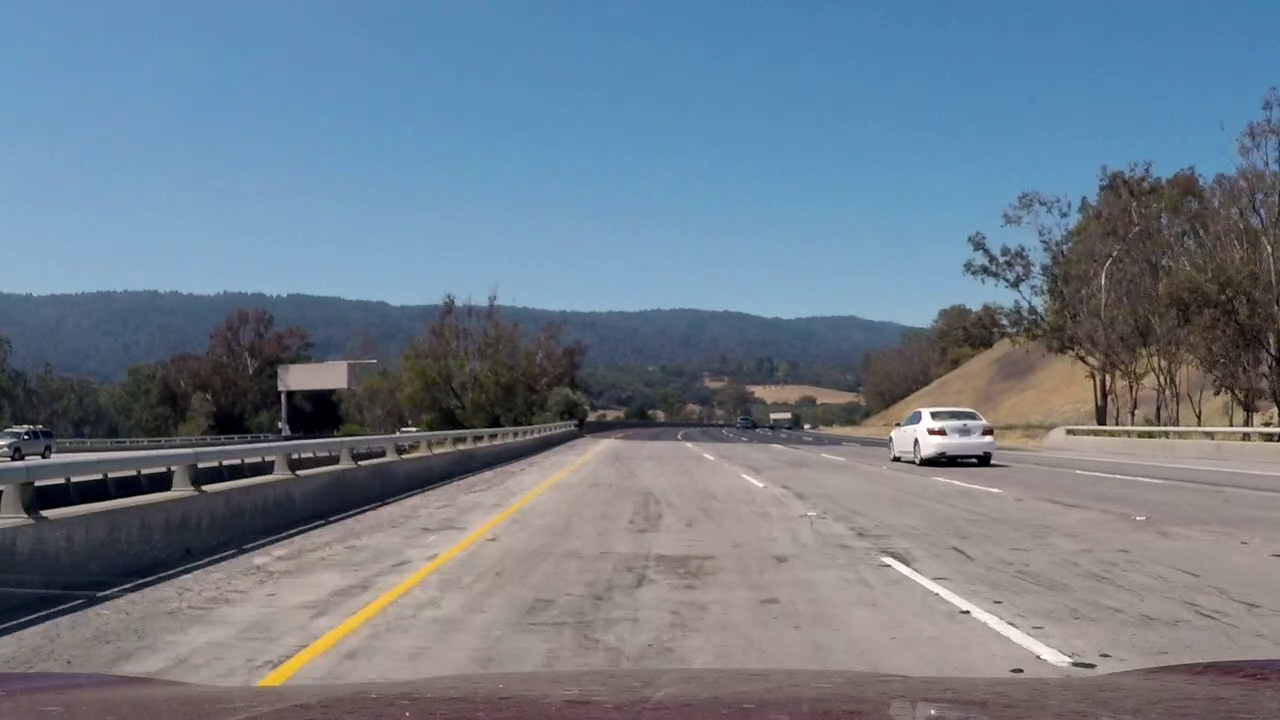
#> input picture test_images/project2.png, 1280 x 720 px
$ python edge_detection.py   (older library calls are emulated)
#> lines starting #> are read from the running program, lines starting #| are printed output that depends on the picture; after the words box and inside, x2 and y2 are one past the last pixel; in counts of white or black regions, pixels touching at a corner belong together
import os
import cv2
import numpy as np
import matplotlib.pyplot as plt
import matplotlib.gridspec as gridspec


def abs_sobel_thresh(img, orient='x', kernel=3, thresh=(0, 255)):
    """
    Input: img, thresh
        img = input gray Image
        kernel = kernel size
        thresh = gray image transform to binary image use
    Output: binary_output
        binary_output = output binary image
    """
    if orient == 'x':
        x = 1
        y = 0
    else:
        x = 0
        y = 1
    # 1) Take the derivative in x or y given orient = 'x' or 'y'
    sobel = cv2.Sobel(img, cv2.CV_64F, x, y, ksize=kernel)
    # 2) Take the absolute value of the derivative or gradient
    abs_sobel = np.absolute(sobel)
    # 3) Scale to 8-bits (0-255) then convert to type = np.unit8
    scaled_sobel = np.uint8(255 * abs_sobel / np.max(abs_sobel))
    # 4) Create a mask of 1's where the scaled gradient magnitude is > thresh_min and < thresh_max
    binary_output = np.zeros_like(scaled_sobel)
    binary_output[(scaled_sobel > thresh[0]) & (scaled_sobel < thresh[1])] = 1
    return binary_output


# Magnitude of the Gradient
def mag_thresh(img, kernel=3, thresh=(0, 255)):
    """
    Input: img, thresh
        img = input gray Image
        kernel = kernel size
        thresh = gray image transform to binary image use
    Output: binary_output
        binary_output = output binary image
    """
    # 1) Take the gradient in x and y separately
    sobelx = cv2.Sobel(img, cv2.CV_64F, 1, 0, ksize=kernel)
    sobely = cv2.Sobel(img, cv2.CV_64F, 0, 1, ksize=kernel)
    # 2) Calculate the magnitude
    abs_sobelxy = np.sqrt(np.square(sobelx) + np.square(sobely))
    # 3) Scale to 8-bit (0 - 255) and convert to type = np.uint8
    scaled_sobel = np.uint8(255*abs_sobelxy/np.max(abs_sobelxy))
    # 4) Create a binary mask where mag thresholds are met
    binary_output = np.zeros_like(scaled_sobel)
    binary_output[(scaled_sobel >= thresh[0]) & (scaled_sobel <= thresh[1])] = 1
    return binary_output


# Direction of the Gradient
def dir_thresh(img, kernel=3, thresh=(0, np.pi/2)):
    """
    Input: img, thresh
        img = input gray Image
        kernel = kernel size
        thresh = gray image transform to binary image use
    Output: binary_output
        binary_output = output binary image
    """
    # 2) Take the gradient in x and y separately
    sobelx = cv2.Sobel(img, cv2.CV_64F, 1, 0, ksize=kernel)
    sobely = cv2.Sobel(img, cv2.CV_64F, 0, 1, ksize=kernel)
    # 3) Take the absolute value of the x and y gradients
    abs_sobelx = np.absolute(sobelx)
    abs_sobely = np.absolute(sobely)
    # 4) Use np.arctan2(abs_sobely, abs_sobelx) to calculate the direction of the gradient
    graddir = np.arctan2(abs_sobely, abs_sobelx)
    # 5) Create a binary mask where direction thresholds are met
    binary_output = np.zeros_like(graddir)
    binary_output[(graddir >= thresh[0]) & (graddir <= thresh[1])] = 1
    return binary_output


def hls_detect(img, thresh=(0, 255)):
    """
    Input: img, thresh
        img = input RGB Image
        thresh = gray image transform to binary image use
    Output: binary_output
        binary_output = output binary image
    """
    hls = cv2.cvtColor(img, cv2.COLOR_BGR2HLS)
    s_channel = hls[:, :, 2]
    binary_output = np.zeros_like(s_channel)
    binary_output[(s_channel > thresh[0]) & (s_channel < thresh[1])] = 1
    return binary_output


def combing_sobel_schannel_thresh(img, kernel=3):
    """
    Is function combing Sobelx, Sobley, Magnitude and Direction Operator,
    Input: img, kernel
        img = input RGB Image
        kernel = kernel size
    Output: binary_output
        binary_output = output binary image
    """
    img_gray = cv2.cvtColor(img, cv2.COLOR_BGR2GRAY)


    # Threshold x gradient
    sobalx_binary = abs_sobel_thresh(img_gray, orient='x', kernel=kernel, thresh=(30, 100))

    # Threshold color channel
    s_channel_binary = hls_detect(img, thresh=(155, 255))

    # Combine the two binary thresholds
    combined_binary = np.zeros_like(sobalx_binary)
    combined_binary[(sobalx_binary == 1) | (s_channel_binary == 1)] = 1

    # [10 lines of commented-out code are left out]

    return combined_binary


def combing_smd_thresh(img, kernel=3):
    """
    Is function combing Sobelx, Sobley, Magnitude and Direction Operator,
    Input: img, kernel
        img = input RGB Image
        kernel = kernel size
    Output: binary_output
        binary_output = output binary image
    """
    # Apply each of the thresholding functions
    gradx = abs_sobel_thresh(img, orient='x', kernel=kernel, thresh=(30, 100))
    grady = abs_sobel_thresh(img, orient='y', kernel=kernel, thresh=(30, 100))
    mag_binary = mag_thresh(img, kernel=kernel, thresh=(20, 100))
    dir_binary = dir_thresh(img, kernel=kernel, thresh=(0.7, 1.3))

    combined = np.zeros_like(dir_binary)
    combined[((gradx == 1) & (grady == 1)) | ((mag_binary == 1) & (dir_binary == 1))] = 1
    return combined


def combing_color_thresh(img):
    # hsv yellow and white
    yellow_low = np.array([0, 80, 100])
    yellow_high = np.array([50, 255, 255])
    white_low = np.array([18, 0, 180])
    white_high = np.array([255, 80, 255])
    hsv = cv2.cvtColor(img, cv2.COLOR_BGR2HSV)
    mask_yellow = cv2.inRange(hsv, yellow_low, yellow_high)
    mask_white = cv2.inRange(hsv, white_low, white_high)

    # RGB RED channel
    thresh = (215, 255)
    binary = np.zeros_like(img[:, :, 2])    # RED channel
    binary[(img[:, :, 2] > thresh[0]) & (img[:, :, 2] <= thresh[1])] = 255

    # combined mask
    combined_mask_yw = cv2.bitwise_or(mask_yellow, mask_white)
    combined_mask = cv2.bitwise_or(combined_mask_yw, binary)

    # color_binary = np.dstack((np.zeros_like(combined_mask), binary, combined_mask_yw))
    # plt.figure()
    # plt.imshow(color_binary)

    return combined_mask


if __name__ == '__main__':

    # test_image = '../test_images/straight_lines1.jpg'
    # test_image = '../test_images/test6.jpg'
    test_image = '../test_images/project2.png'
    # Read image
    img = cv2.imread(test_image)
#> img is the input picture: shape (720, 1280, 3); mean B, G, R 138.4, 124.7, 110.8

    # bird-eye view
    offset = 1280 / 2
    src = np.float32([(596, 447), (683, 447), (1120, 720), (193, 720)])  # Longer one
    dst = np.float32([(offset - 300, 0), (offset + 300, 0), (offset + 300, 720), (offset - 300, 720)])
    perspective_M = cv2.getPerspectiveTransform(src, dst)
    img = cv2.warpPerspective(img, perspective_M, img.shape[1::-1], flags=cv2.INTER_LINEAR)

    # Image transform
    img_gray = cv2.cvtColor(img, cv2.COLOR_BGR2GRAY)

    # Sobel Operator
    img_sobelx_out = abs_sobel_thresh(img_gray, orient='x', kernel=5, thresh=(40, 100))
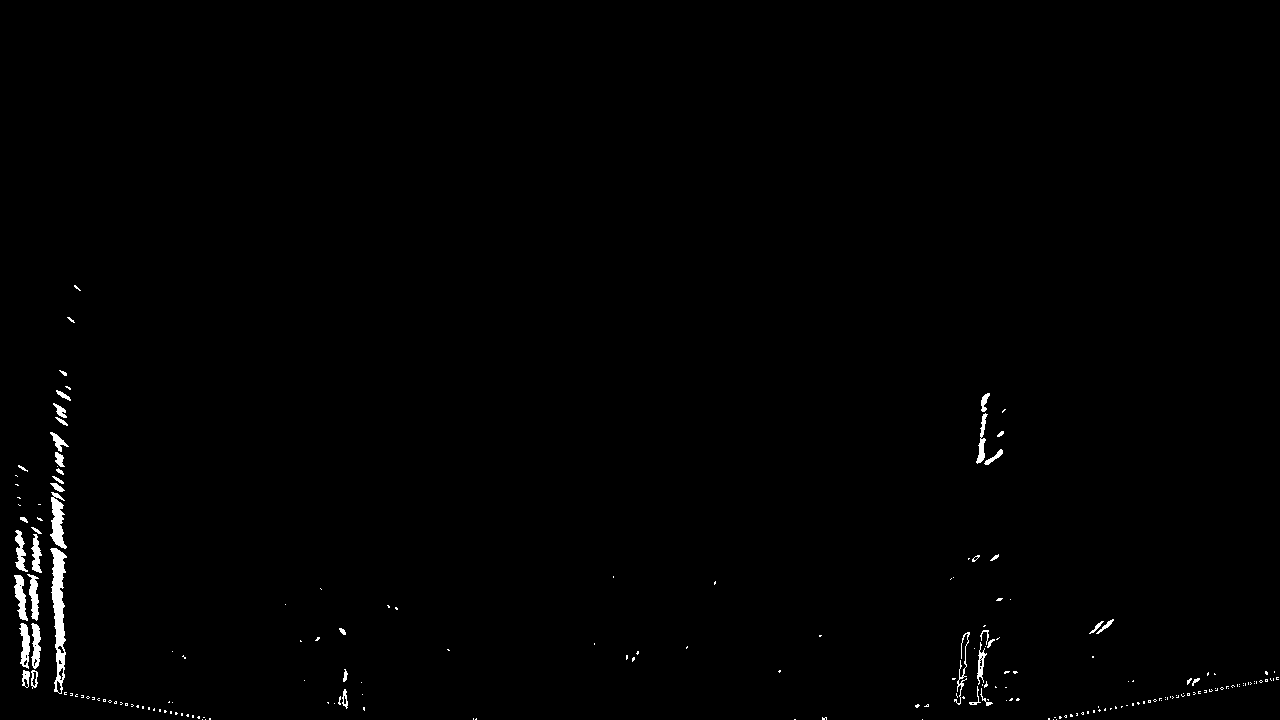
#> img_sobelx_out: shape (720, 1280); values 0 (black) and 1 (white), 0.71% white; 205 white regions (165 under 20 px), largest, box (x1, y1, x2, y2) and area: (50, 548, 67, 694) 1269, (50, 492, 67, 549) 535, (14, 575, 28, 621) 343
    img_sobely_out = abs_sobel_thresh(img_gray, orient='y', kernel=7, thresh=(30, 100))
#> img_sobely_out: shape (720, 1280); values 0 (black) and 1 (white), 1.1% white; 331 white regions (244 under 20 px), largest, box (x1, y1, x2, y2) and area: (134, 704, 563, 719) 1918, (656, 696, 1150, 711) 1565, (651, 626, 735, 632) 257
    # Magnitude Operator
    img_mag_out = mag_thresh(img_gray, kernel=7, thresh=(20, 100))
#> img_mag_out: shape (720, 1280); values 0 (black) and 1 (white), 3.9% white; 469 white regions (283 under 20 px), largest, box (x1, y1, x2, y2) and area: (0, 337, 98, 698) 9302, (102, 618, 1151, 720) 8826, (974, 388, 1011, 468) 1381
    # Direction Operator
    img_dir_out = dir_thresh(img_gray, kernel=7, thresh=(0.7, 1.3))
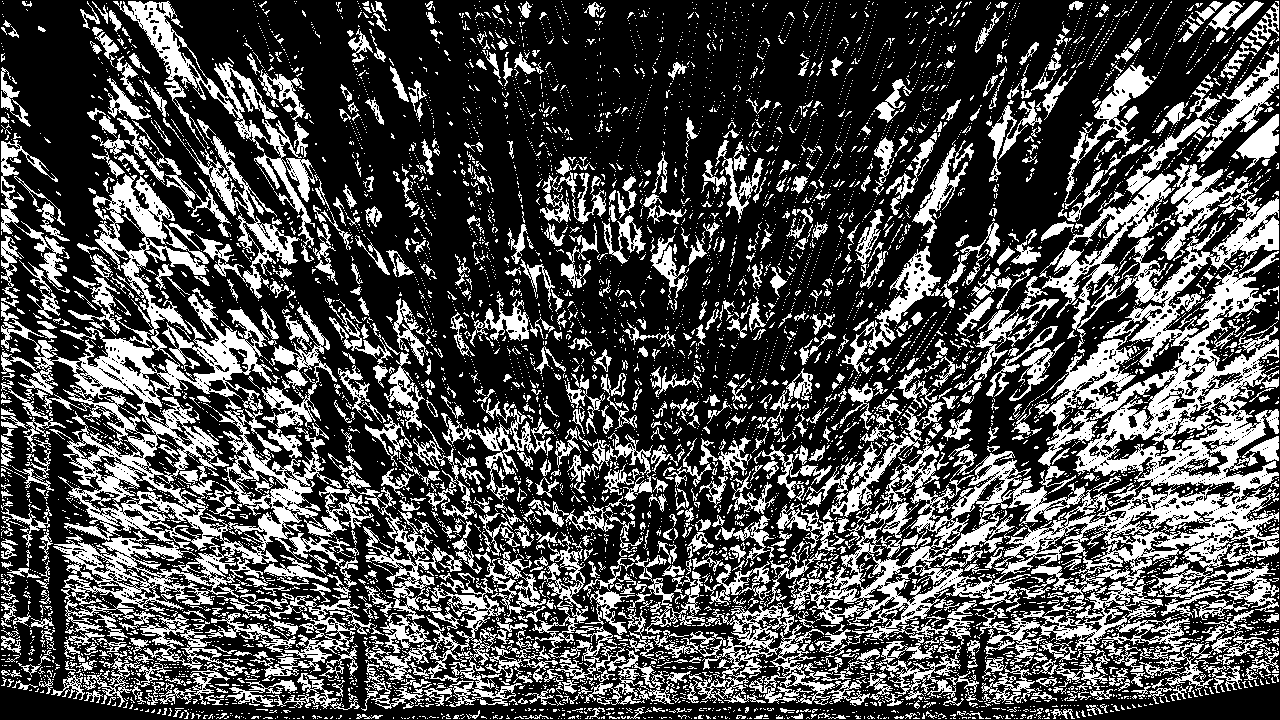
#> img_dir_out: shape (720, 1280) float64; values 0 (black) and 1 (white), 30.8% white; 7667 white regions (6627 under 20 px), largest, box (x1, y1, x2, y2) and area: (788, 119, 1279, 641) 54545, (18, 174, 374, 634) 35008, (113, 1, 315, 262) 6530
    # Combined Sobelx, Sobely, Magnitude, Direction the operator
    img_comb_out_1 = combing_smd_thresh(img_gray, kernel=7)
#> img_comb_out_1: shape (720, 1280) float64; values 0 (black) and 1 (white), 0.92% white in thin lines or dots, all inside (x1, y1, x2, y2) = (2, 149, 1279, 719)

    # [29 lines of commented-out code are left out]
    img_s_output = hls_detect(img, thresh=(155, 255))
#> in hls_detect, `s_channel = hls[:, :, 2]`:
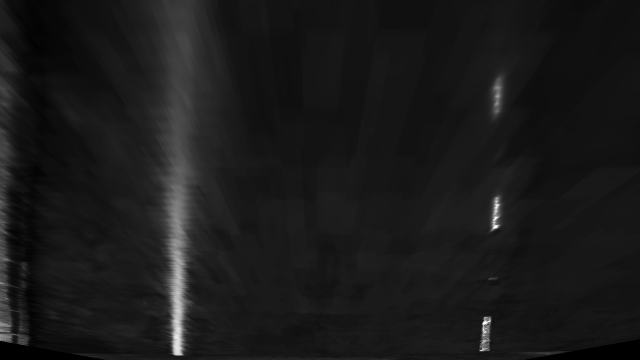
#> s_channel: shape (720, 1280) (shown at 1/2 size); min 0, max 255, mean 25.8
#> img_s_output: shape (720, 1280); values 0 (black) and 1 (white), 0.35% white; 44 white regions (38 under 20 px), largest, box (x1, y1, x2, y2) and area: (344, 512, 366, 711) 2714, (987, 399, 999, 430) 146, (985, 432, 998, 459) 120, (965, 648, 975, 668) 71, (350, 503, 360, 508) 35, (964, 697, 975, 701) 23
    # Combined Sobelx, HLS S Channel
    img_comb_out_2 = combing_sobel_schannel_thresh(img, kernel=7)
#> img_comb_out_2: shape (720, 1280); values 0 (black) and 1 (white), 2% white; 281 white regions (209 under 20 px), largest, box (x1, y1, x2, y2) and area: (48, 430, 72, 696) 3278, (338, 512, 366, 711) 3003, (974, 390, 1011, 468) 1620
    # HSV yellow and white thresh
    img_comb_out_3 = combing_color_thresh(img)
#> in combing_color_thresh, `combined_mask = cv2.bitwise_or(combined_mask_yw, binary)`:
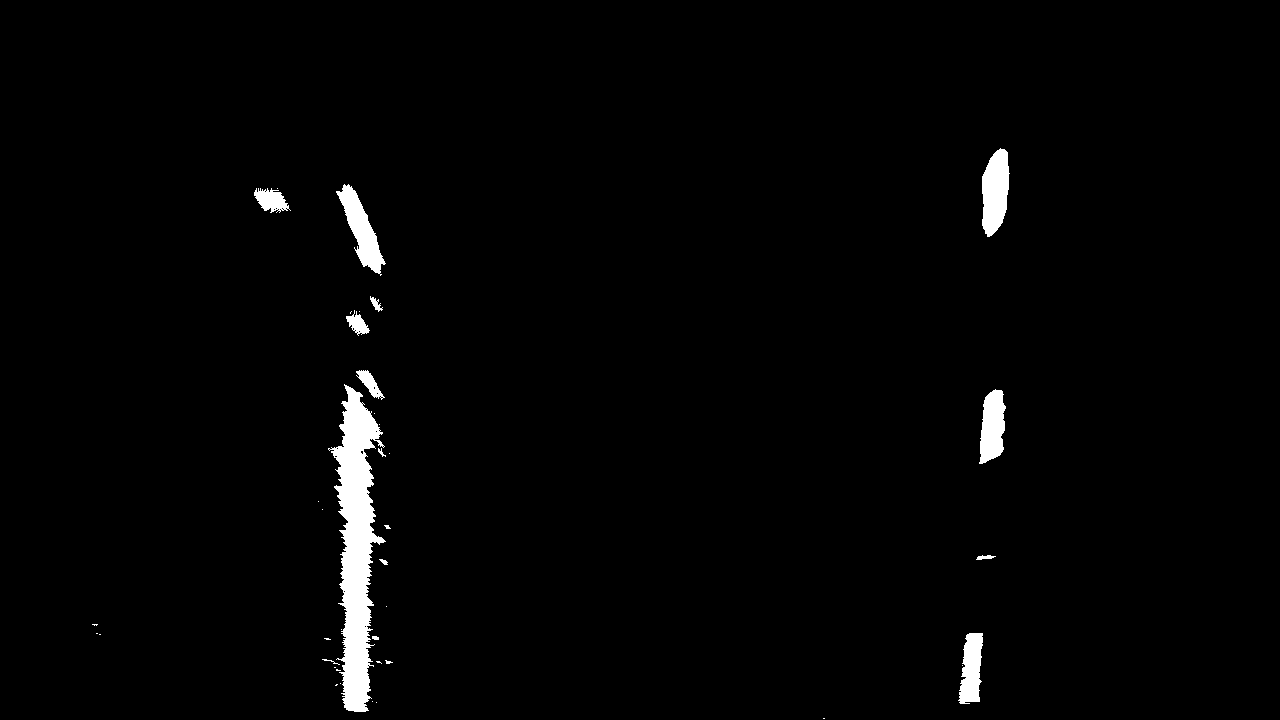
#> combined_mask: shape (720, 1280); 1.8% white; 39 white regions (25 under 20 px), largest, box (x1, y1, x2, y2) and area: (328, 384, 386, 712) 9100, (982, 148, 1010, 237) 1835, (336, 184, 386, 276) 1718

    plt.figure(figsize=(8, 12))
    plt.subplot(4, 1, 1)
    plt.title('Sobel X')
    plt.imshow(img_sobelx_out, cmap='gray')
    plt.subplot(4, 1, 2)
    plt.title('HLS S Channel')
    plt.imshow(img_s_output, cmap='gray')
    plt.subplot(4, 1, 3)
    plt.title('Combined Sobelx and HLS S Channel')
    plt.imshow(img_comb_out_2, cmap='gray')
    plt.subplot(4, 1, 4)
    plt.title('Combined HSV_yellow and HSV_white')
    plt.imshow(img_comb_out_3, cmap='gray')

    plt.show()
